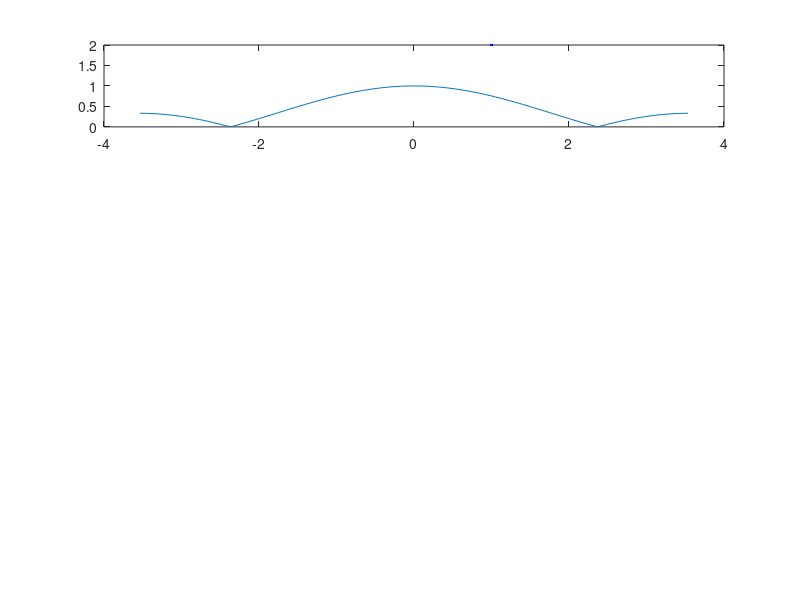

MATLAB code for this plot: (Note: this script raises an error after producing the figure.)
clear all
close all
numberOfSlits = [1, 3, 10, 30];
numberOfSlitElements = length(numberOfSlits);
slitWidth = 6e-6;
delta_x = 2e-6;
% delta_x_single = 2e-6;
padding = zeros(100, 1);
colorList = ["black", "cyan", "yellow", "magenta"];
discreteSlitWidth = floor(slitWidth / delta_x);
slitDistance = 20e-6;
discreteSlitDistance = ceil(slitDistance / delta_x);
% if even symmetric fft, otherwise not
discretisationFrequency = discreteSlitWidth + discreteSlitDistance;   

for i = 1:numberOfSlitElements
    if numberOfSlits(i) == 1
       slitPositions = ones(discreteSlitWidth, 1);
       intervalLength = length(slitPositions);
    else
    slitPositions = zeros((numberOfSlits(i) - 1) * discretisationFrequency, 1);
    intervalLength = length(slitPositions);

    for j = 1:(numberOfSlits(i) * discretisationFrequency)
        if mod(j - 1, discretisationFrequency) == 0
                if j < intervalLength && slitPositions(j) == 0
                    slitPositions(j:j+3) = 1;    
                end
        end
    end
    end
    slitPositions = [padding' slitPositions' padding']';
    freqStep = discretisationFrequency / length(slitPositions);
    if mod(numberOfSlits(i), 2) == 0
        xVector = (-(length(padding) + intervalLength / 2): ...
            (length(padding) + intervalLength / 2));
        N = length(slitPositions) / 2 + 1;
    else
        xVector = (-(length(padding) + intervalLength / 2): ...
            (length(padding) + intervalLength / 2));
        N = length(slitPositions) / 2 + 1;
    end
    
    figure(1)
    hold on
    spectralFunction = abs(fft(slitPositions));
    spectralFunction = fftshift(spectralFunction);
    spectralFunction = spectralFunction / max(spectralFunction);
    binVector = linspace(0, freqStep * N, length(slitPositions));
    binVector = binVector - (freqStep * N / 2);
    subplot(numberOfSlitElements, 1, i)
    plot(binVector, spectralFunction, linewidth=2, color=colorList(i))
%     xlim([-1, 1])
    sgt = sgtitle("Spectral Function");
    sgt.FontSize = 20;
    label = strcat('Slits: ', num2str(numberOfSlits(i)));
    legend(label)
end


